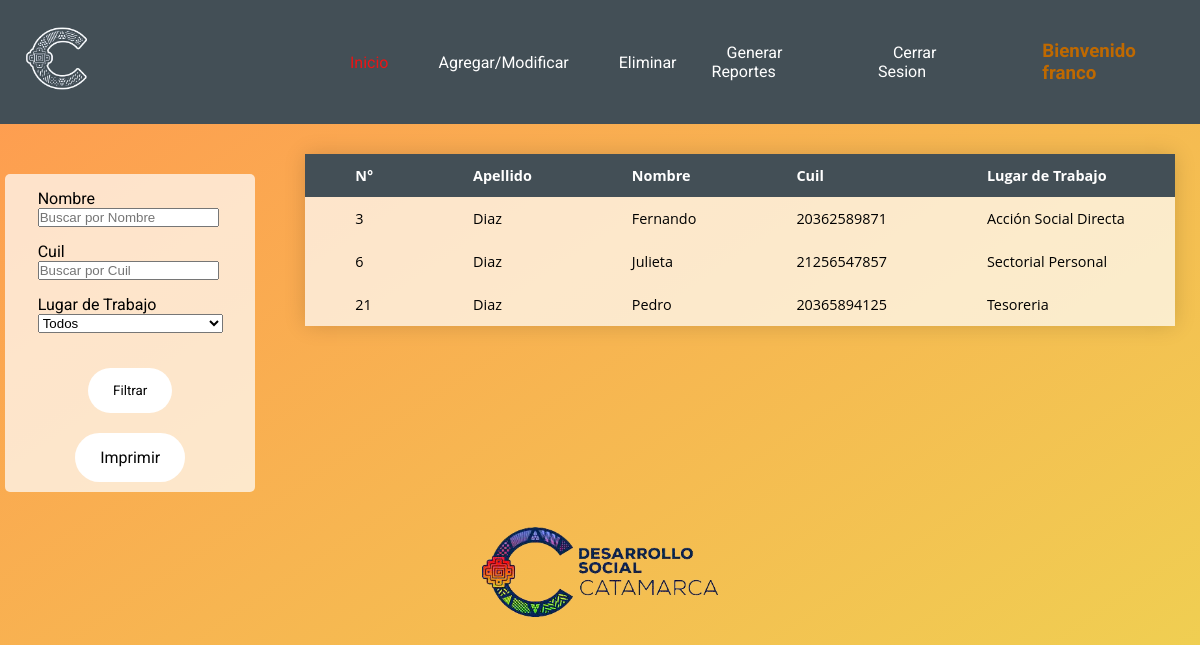
Page /filtro.php?buscanombre=Diaz (signed in) on the committed database.
### tables this page shows
CREATE TABLE `becados` (
  `id_becado` int(11) NOT NULL,
  `apellido` varchar(30) NOT NULL,
  `nombre` varchar(30) NOT NULL,
  `cuil` bigint(20) UNSIGNED NOT NULL,
  `id_lugar` int(11) NOT NULL,
  `estado` int(1) UNSIGNED NOT NULL
);

CREATE TABLE `lugar` (
  `id_lugar` int(11) NOT NULL,
  `dir_ofi` varchar(50) NOT NULL
);

### filtro.php (the view, shortened to what this page needs)
<?php
$con=conectar();
$buscanombre=$_GET['buscanombre'];
$buscacuil=$_GET['buscacuil'];
$buscalugar=$_GET['buscalugar'];
if ($buscanombre > 1) {
    $filtro = mysqli_query($con, "SELECT becados.id_becado,becados.apellido,becados.nombre,becados.cuil,lugar.dir_ofi
                                        FROM becados
                                        JOIN lugar ON becados.id_lugar = lugar.id_lugar
                                        WHERE  becados.apellido
                                        LIKE '%$buscanombre%'  or becados.nombre LIKE '%$buscanombre%'
                                        AND estado ='1'
                                        ORDER BY id_becado");
 } else if ($buscacuil > 1) {
    $filtro = mysqli_query($con, "SELECT becados.id_becado,becados.apellido,becados.nombre,becados.cuil,lugar.dir_ofi
                                        FROM becados
                                        JOIN lugar ON becados.id_lugar = lugar.id_lugar
                                        WHERE  becados.cuil = '$buscacuil'
                                        AND estado ='1'
                                        ORDER BY id_becado");
 } else if ($buscalugar > 0 ) {
$filtro = mysqli_query($con, "SELECT becados.id_becado,becados.apellido,becados.nombre,becados.cuil,lugar.dir_ofi
                                        FROM becados
                                        JOIN lugar ON becados.id_lugar = lugar.id_lugar
                                        WHERE  becados.id_lugar = '$buscalugar'
                                        AND estado ='1'
                                        ORDER BY id_becado");
} else if ($buscalugar ==0 ) {
$filtro = mysqli_query($con, "SELECT  becados.id_becado,becados.apellido,becados.nombre,becados.cuil,becados.estado,lugar.dir_ofi
         FROM becados
         JOIN lugar
         ON becados.id_lugar = lugar.id_lugar
         AND estado='1'
         ORDER BY id_becado  ");
}
?>
<!doctype html>
<html lang="es">
<head>
    <link rel="stylesheet" href="styles.css">
</head>
<header>
    <div class="menu">
        <div class="logoblanco">
            <img src="img/logoblanco.png" alt="logoblanco">
        </div>
        <ul>
                <li><a style="color: #ec1414" href=index.php>Inicio</a></li>
                <li><a href="agregar.php">Agregar/Modificar</a></li>
                <li><a href="eliminar.php">Eliminar</a></li>
                <li><a href="reportes.php">Generar Reportes</a></li>
            <li><a href="logout.php">Cerrar Sesion</a></li>
            <li><h3 style="margin-left: 25px ">Bienvenido <?php echo $_SESSION['usuario'];?> </h3></li>
        </ul>
    </div>
</header>
<body>
<div class="centro">
    <div class="filtro">
        <div class="formulariofiltro">
            <form action="filtro.php" method="get">
                <label for="buscanombre">Nombre</label>
                <input type="text" name="buscanombre" id="buscanombre" placeholder="Buscar por Nombre">
                <label for="buscacuil">Cuil</label>
                <input type="number" name="buscacuil" id="buscacuil" placeholder="Buscar por Cuil">
                <label for="buscalugarlugar">Lugar de Trabajo</label>
                <select name="buscalugar" id="buscalugar">
                    <option value="0">Todos</option>
                </select>
                <div class="botoness">
                <input class="botonimpr" id="filtra" style="margin-top: 35px" type="submit" name="Filtrar" value="Filtrar">
                <a class="botonimpr" href="" onclick="window.print()" >Imprimir</a>
               </div>
            </form>
        </div>
    </div>
    <table class="tabla">
        <thead>
        <tr>
            <th>N°</th>
            <th>Apellido</th>
            <th>Nombre</th>
            <th>Cuil</th>
            <th>Lugar de Trabajo</th>
        </tr>
        </thead>
        <tbody>
        <tr>
            <?php
            while($row = mysqli_fetch_array($filtro))
            {
                echo "<tr>";
                echo "<td>" . $row['id_becado']  ."</td>";
                echo "<td>" . $row['apellido'] . "</td>";
                echo "<td>" . $row['nombre'] . "</td>";
                echo "<td>" . $row['cuil'] . "</td>";
                echo "<td>" . $row['dir_ofi'] . "</td>";
                echo "</tr>";
            }
            echo "</tbody>";
            ?>
    </table>
</div>
    <footer>
        <div class="logoabajo">
            <img src="img/minislogo.png" alt="Minislogo"> <br>
        </div>
    </footer>
</body>
</html>

### styles.css (style rules this page uses)
* { margin: 0; padding: 0; }
header { background-color: #434f56; }
h3 { color: #bf6900; font-family: 'Roboto', sans-serif; }
.logoblanco img { width: 120px; margin-right: 200px; }
li { list-style-type: none; padding: 15px 15px; }
ul { display: flex; justify-content: flex-end; align-items: center; }
ul a { color: #ffffff; margin-left: 15px; margin-right: 5px; text-decoration: none; font-family: 'Roboto', sans-serif; text-align: center; }
.menu { display: flex; justify-content: space-around; }
html { min-height: 100%; background-image: linear-gradient(to bottom right, rgba(255, 145, 65, 0.92), #eed452); }
.logoabajo { display: flex; justify-content: center; height: 90px; max-width: 100%; margin-top: 35px; margin-bottom: 20px; }
.centro { display: flex; justify-content: center; flex-wrap: wrap; align-items: flex-start; }
.formulariofiltro { flex-wrap: wrap; }
.filtro { display: flex; min-height: 100%; width: 250px; margin-top: 50px; flex-direction: column; background: rgba(255,255,255,0.70); align-items: center; border-radius: 5px; }
.filtro input[type=submit] { font-family: 'Roboto', sans-serif; transition-duration: 0.4s; text-decoration: none; border: 0.1px ; border-radius: 35px; }
.filtro label { margin-top: 15px; font-family: 'Roboto', sans-serif; }
.botoness { display: flex; flex-direction: column; align-items: center; }
.botonimpr { background-color: #ffffff; color: #050505; margin-top: 10px; padding: 15px 25px; text-decoration: none; border-radius: 35px; }
.botonimpr { font-family: 'Roboto', sans-serif; transition-duration: 0.4s; text-decoration: none; margin-bottom: 10px; }
.tabla { display: block; background: rgba(255,255,255,0.70); margin: 30px 20px 0 50px ; border-collapse: collapse; font-size: 0.9em; font-family: 'Open Sans', sans-serif; box-shadow: 0 0 20px rgba(0, 0, 0, 0.15); }
.tabla thead tr { background-color: #434f56; color: #ffffff; text-align: left; }
.tabla th, .tabla td { padding: 12px 50px; }
label { display: block; }

### rows in the picture
becados: id_becado "3", apellido "Diaz", nombre "Fernando", cuil "20362589871", id_lugar.dir_ofi "Acción Social Directa"
becados: id_becado "6", apellido "Diaz", nombre "Julieta", cuil "21256547857", id_lugar.dir_ofi "Sectorial Personal"
becados: id_becado "21", apellido "Diaz", nombre "Pedro", cuil "20365894125", id_lugar.dir_ofi "Tesoreria"

### other values in the picture
$_SESSION['usuario'] "franco"
